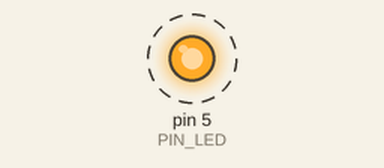
The sketch below on a simulated Arduino Uno, built with avr-gcc and run on an emulated ATmega328P. Parts: output pins drawn as LEDs (lit = HIGH). Dashed ring = blinking. What the sketch prints to the serial monitor is not drawn.

Above: at 0.5 s.
Timing chart, 0 to 4.6 s (numbered marks = the images above):
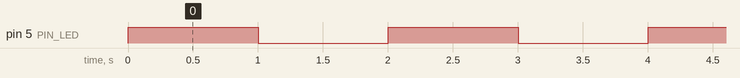

The sketch:

HelloWorld.ino
```cpp
#define PIN_LED 5

void setup() {
  //Enable serial output
  Serial.begin(9600);

  //Enable LED pin output
  pinMode(PIN_LED, OUTPUT);
  digitalWrite(PIN_LED, HIGH);
}

void loop() {
  static byte loopCount;
  static byte ledState;

  //Write a message
  Serial.print("HelloArduino ");
  Serial.print(loopCount++);
  Serial.println();

  //Toggle an LED
  if (ledState) {
    ledState = LOW;
  } else {
    ledState = HIGH;
  }
  digitalWrite(PIN_LED, ledState);

  //Wait 1 second
  delay(1000);
}
```

Measured:
- by itself, pin 5 (PIN_LED): alternates HIGH for 1.0 s and LOW for 1.0 s
